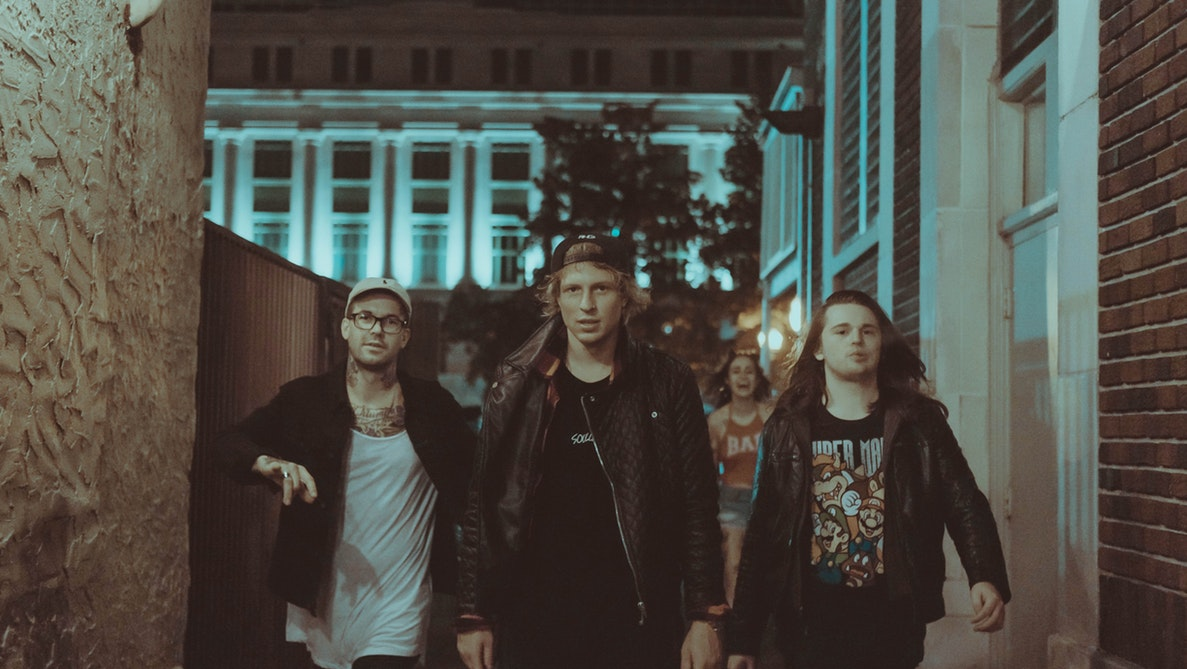
#> input picture dataset/face_det25.jpg, 1187 x 669 px, found by its file name
$ jupyter execute --allow-errors Project_Process_Image.ipynb   (older library calls are emulated)
#> lines starting #> are read from the running program, lines starting #| are printed output that depends on the picture; after the words box and inside, x2 and y2 are one past the last pixel; in counts of white or black regions, pixels touching at a corner belong together
# **Project**

[cell 1]
# Import the modules from skimage
from skimage import data, color
import matplotlib as plt
import matplotlib.pyplot as plt
import matplotlib.image as mpimg
import numpy as np
from skimage.filters import threshold_otsu
from skimage.color import rgb2gray
from skimage.filters import try_all_threshold
from skimage.filters import sobel
from skimage.filters import gaussian
from skimage import exposure
from skimage.transform import rotate, rescale
from skimage.transform import resize
from skimage import morphology
import matplotlib.patches as patches # create a red rectangle
from skimage.feature import Cascade # face detection

# [5 lines left out: function show_image, not called in this run]
# định nghĩa cái mask(mask = get_mask) là 1 tham số trong module nào đó
def get_mask(image):
  ''' Creates mask with three defect regions '''
  mask = np.zeros(image.shape[:-1])
  mask[101:106, 0:240] = 1
  mask[152:154, 0:60] = 1
  mask[153:155, 60:100] = 1
  mask[154:156, 100:120] = 1
  mask[155:156, 120:140] = 1
  mask[212:217, 0:150] = 1
  mask[217:222, 150:256] = 1
  return mask

# Function to show image with contours(đường nét)
# [33 lines left out: functions show_image_contour, show_image_with_corners, show_detected_face, not called in this run]

# Privacy protection
Let's look at a real-world application of what you have learned in the course.

In this exercise, you will detect human faces in the image and for the sake of privacy, you will anonymize data by blurring people's faces in the image automatically.

[cell 2]
# [7 lines left out: function mergeBlurryFace, not called in this run]

[cell 3]
# Detect the faces

group_image = plt.imread("face_det25.jpg")
#> group_image is the input picture: shape (669, 1187, 3); mean R, G, B 78.2, 76.4, 69.4

from skimage.filters import gaussian

# Detect the faces
#> (the rest of this cell did not finish here and is left out)

[cell 4]
# Import the necessary modules
from skimage.restoration import denoise_tv_chambolle, inpaint
from skimage.transform import rotate

damaged_image = plt.imread("sally_damaged_image.jpg")
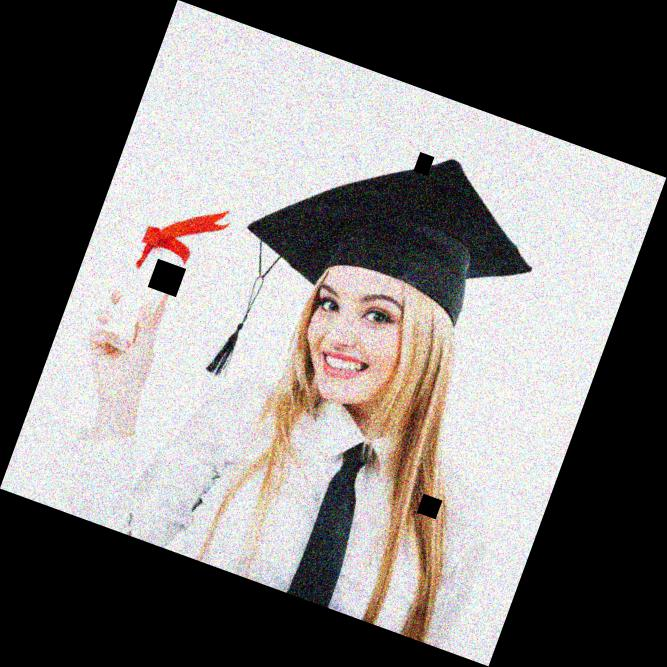
#> input picture dataset/sally_damaged_image.jpg, 667 x 667 px, found by its file name
#> damaged_image is the input picture: shape (667, 667, 3); mean R, G, B 124.1, 120.3, 119

# Transform the image so it's not rotated
upright_img = rotate(damaged_image, 20)
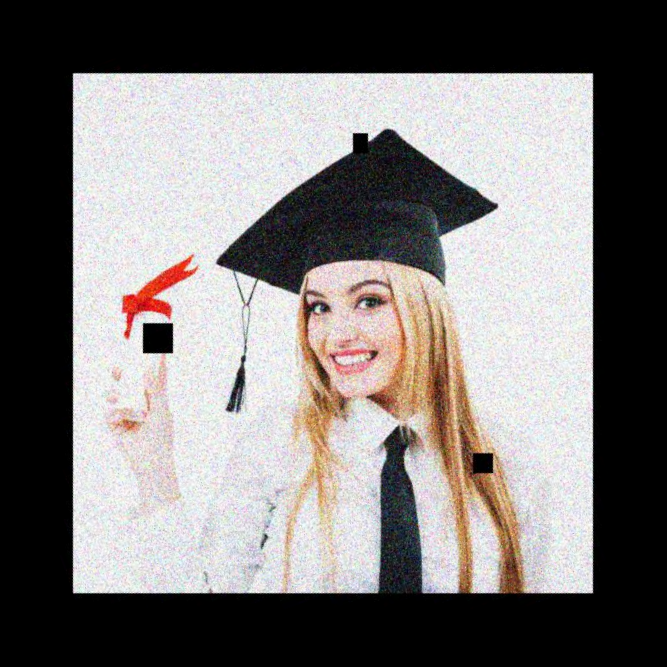
#> upright_img: shape (667, 667, 3) float64; mean R, G, B 0.487, 0.472, 0.467

# Remove noise from the image, using the chambolle method
upright_img_without_noise = denoise_tv_chambolle(upright_img, weight=0.1, multichannel=True)

# Reconstruct the image missing parts
mask = get_mask(upright_img)
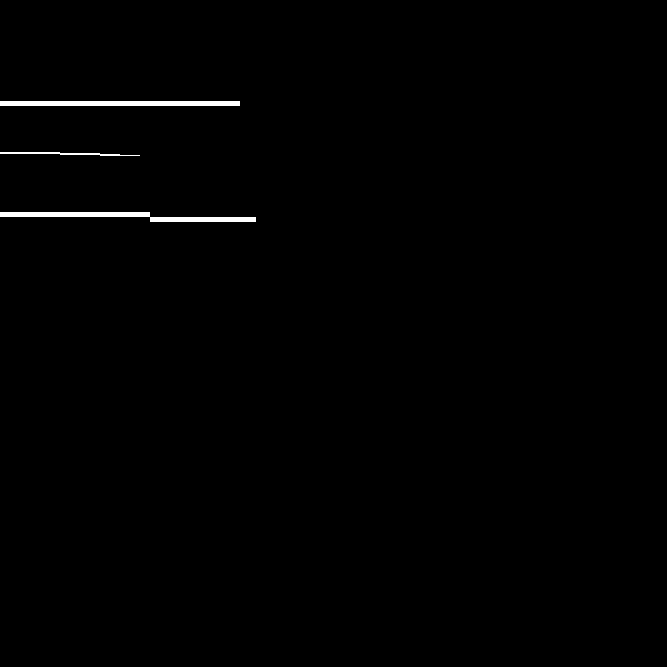
#> mask: shape (667, 667) float64; values 0 (black) and 1 (white), 0.62% white; 3 white regions, box (x1, y1, x2, y2) and area: (0, 212, 256, 222) 1280, (0, 101, 240, 106) 1200, (0, 152, 140, 156) 260
#> (the rest of this cell did not finish here and is left out)
